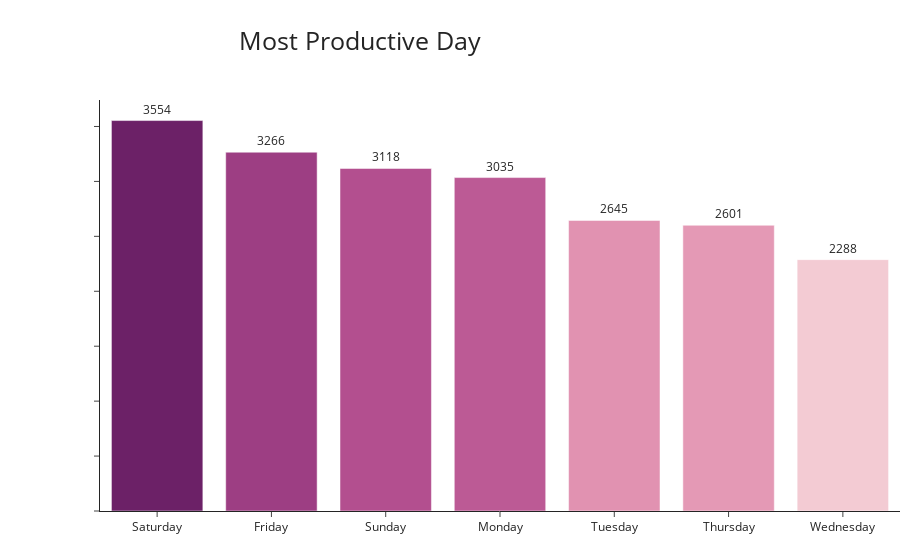

Notebook code cell kept with this figure:
### Code cell
fig = px.bar(mpd, title="Most Productive Day", color=mpd, text_auto=True,color_continuous_scale=px.colors.sequential.Magenta)

fig.update_layout( coloraxis_showscale=False, template="simple_white", margin=dict(t=100, b=0, l=100, r=0), titlefont=dict(size=25), title_x = 0.4)
fig.update_yaxes(showticklabels=False, title="")
fig.update_xaxes(title="")
fig.update_traces(textposition='outside', hovertemplate = '<b>%{x}</b><br>No. of Transactions: %{y}')

fig.show()

### Figure 1 — Plotly figure (JSON) as saved in the notebook; plotly's stock layout.template omitted (floating-point values rounded to 4 significant figures)
{"data": [{"alignmentgroup": "True", "hovertemplate": "<b>%{x}</b><br>No. of Transactions: %{y}", "legendgroup": "", "marker": {"color": [3554, 3266, 3118, 3035, 2645, 2601, 2288], "coloraxis": "coloraxis", "pattern": {"shape": ""}}, "name": "", "offsetgroup": "", "orientation": "v", "showlegend": false, "textposition": "outside", "texttemplate": "%{y}", "type": "bar", "x": ["Saturday", "Friday", "Sunday", "Monday", "Tuesday", "Thursday", "Wednesday"], "xaxis": "x", "y": [3554, 3266, 3118, 3035, 2645, 2601, 2288], "yaxis": "y"}], "layout": {"barmode": "relative", "coloraxis": {"colorbar": {"title": {"text": "color"}}, "colorscale": [[0, "rgb(243, 203, 211)"], [0.1667, "rgb(234, 169, 189)"], [0.3333, "rgb(221, 136, 172)"], [0.5, "rgb(202, 105, 157)"], [0.6667, "rgb(177, 77, 142)"], [0.8333, "rgb(145, 53, 125)"], [1, "rgb(108, 33, 103)"]], "showscale": false}, "legend": {"tracegroupgap": 0}, "margin": {"b": 0, "l": 100, "r": 0, "t": 100}, "title": {"font": {"size": 25}, "text": "Most Productive Day", "x": 0.4}, "xaxis": {"anchor": "y", "domain": [0, 1], "title": {"text": ""}}, "yaxis": {"anchor": "x", "domain": [0, 1], "showticklabels": false, "title": {"text": ""}}}}
